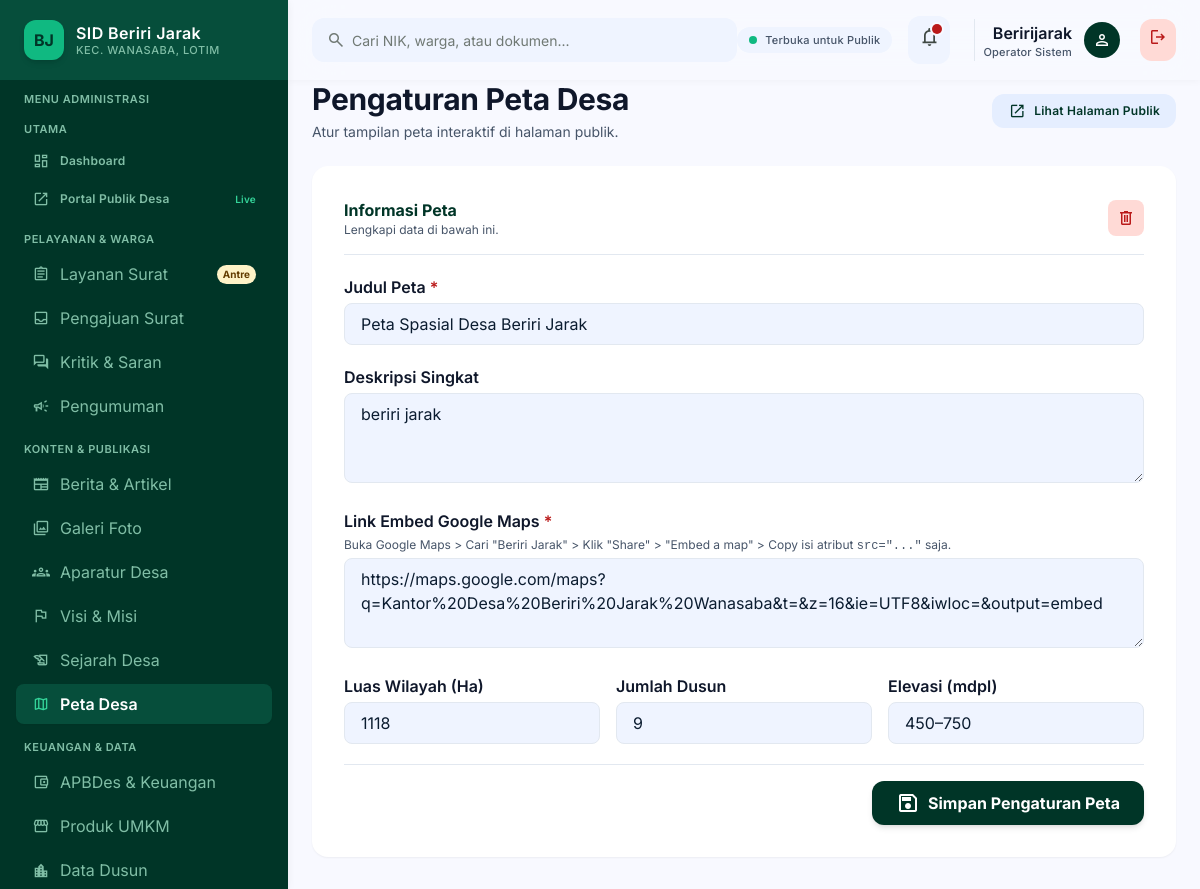
/dashboard/peta/ (signed in), run on the app's committed database.
### BJ/models.py (models this page shows, shortened)
class PetaDesa(models.Model):
    judul = models.CharField(max_length=200, default="Peta Spasial Desa Beriri Jarak")
    deskripsi = models.TextField(blank=True, null=True)
    link_embed_maps = models.TextField(help_text="Masukkan URL src dari iframe Google Maps (Share > Embed a map)")
    luas_wilayah = models.CharField(max_length=50, default="485,6", help_text="Cth: 485,6")
    jumlah_dusun = models.CharField(max_length=50, default="6", help_text="Cth: 6")
    elevasi = models.CharField(max_length=50, default="450–750", help_text="Cth: 450–750")
    tanggal_update = models.DateTimeField(auto_now=True)
    class Meta:
        verbose_name = "Konfigurasi Peta Desa"
        verbose_name_plural = "Konfigurasi Peta Desa"

### BJ/views.py (the view, shortened to what this page needs)
# urls.py: path('dashboard/peta/', views.kelola_peta, name='kelola_peta'),
@login_required(login_url='portal_masuk')
def kelola_peta(request):
    data_peta = PetaDesa.objects.first()
    return render(request, 'themes/admin/kelola_peta.html', {'data': data_peta})

### desa/templates/themes/admin/kelola_peta.html (shortened to what this page needs)
{% extends "themes/admin/base_admin.html" %}
{% load static %}
{% block content %}
<div class="flex flex-col w-full max-w-4xl mx-auto gap-space-lg">
    <div class="flex flex-col sm:flex-row sm:items-center justify-between gap-4">
        <div>
            <h1 class="font-headline-lg text-headline-lg font-bold text-text-primary">Pengaturan Peta Desa</h1>
            <p class="font-body-sm text-body-sm text-text-secondary mt-1">Atur tampilan peta interaktif di halaman publik.</p>
        </div>
        <a href="{% url 'wilayah' %}" target="_blank" class="inline-flex items-center gap-2 px-4 py-2 rounded-xl bg-surface-container text-primary font-label-md text-label-md hover:bg-surface-container-high transition-colors">
            <span class="material-symbols-outlined text-[18px]">open_in_new</span> Lihat Halaman Publik
        </a>
    </div>
    <form method="POST" class="bg-surface-pure rounded-2xl p-6 sm:p-8 shadow-sm flex flex-col gap-5">
        <div class="flex items-center justify-between pb-4 border-b border-border-subtle">
            <div>
                <h2 class="font-title-md font-bold text-primary">Informasi Peta</h2>
                <p class="text-xs text-text-secondary">Lengkapi data di bawah ini.</p>
            </div>
            {% if data %}
            <a href="{% url 'hapus_peta' %}" onclick="return confirm('Apakah Anda yakin ingin menghapus konfigurasi peta ini? Peta di halaman publik akan hilang.')" class="p-2 rounded-lg bg-error-container text-error hover:bg-error hover:text-on-error transition-colors flex items-center justify-center" title="Hapus Peta">
                <span class="material-symbols-outlined text-[20px]">delete</span>
            </a>
            {% endif %}
        </div>
        <div class="space-y-1">
            <label class="font-label-md font-semibold text-text-primary">Judul Peta <span class="text-error">*</span></label>
            <input type="text" name="judul" value="{{ data.judul|default:'Peta Spasial Desa Beriri Jarak' }}" required class="w-full px-4 py-2 rounded-lg bg-surface-container-low border border-border-subtle outline-none focus:ring-2 focus:ring-primary">
        </div>
        <div class="space-y-1">
            <label class="font-label-md font-semibold text-text-primary">Deskripsi Singkat</label>
            <textarea name="deskripsi" rows="3" class="w-full px-4 py-2 rounded-lg bg-surface-container-low border border-border-subtle outline-none focus:ring-2 focus:ring-primary">{{ data.deskripsi|default:'' }}</textarea>
        </div>
        <div class="space-y-1">
            <label class="font-label-md font-semibold text-text-primary">Link Embed Google Maps <span class="text-error">*</span></label>
            <p class="text-xs text-text-secondary mb-2">Buka Google Maps > Cari "Beriri Jarak" > Klik "Share" > "Embed a map" > Copy isi atribut <code>src="..."</code> saja.</p>
            <textarea name="link_embed_maps" rows="3" required class="w-full px-4 py-2 rounded-lg bg-surface-container-low border border-border-subtle outline-none focus:ring-2 focus:ring-primary" placeholder="https://www.google.com/maps/embed?pb=...">{{ data.link_embed_maps|default:'' }}</textarea>
        </div>
        <div class="grid grid-cols-1 sm:grid-cols-3 gap-4">
            <div class="space-y-1">
                <label class="font-label-md font-semibold text-text-primary">Luas Wilayah (Ha)</label>
                <input type="text" name="luas_wilayah" value="{{ data.luas_wilayah|default:'485,6' }}" class="w-full px-4 py-2 rounded-lg bg-surface-container-low border border-border-subtle outline-none">
            </div>
            <div class="space-y-1">
                <label class="font-label-md font-semibold text-text-primary">Jumlah Dusun</label>
                <input type="text" name="jumlah_dusun" value="{{ data.jumlah_dusun|default:'6' }}" class="w-full px-4 py-2 rounded-lg bg-surface-container-low border border-border-subtle outline-none">
            </div>
            <div class="space-y-1">
                <label class="font-label-md font-semibold text-text-primary">Elevasi (mdpl)</label>
                <input type="text" name="elevasi" value="{{ data.elevasi|default:'450–750' }}" class="w-full px-4 py-2 rounded-lg bg-surface-container-low border border-border-subtle outline-none">
            </div>
        </div>
        <div class="pt-4 border-t border-border-subtle flex justify-end gap-3">
            <button type="submit" class="px-6 py-2.5 rounded-xl bg-primary text-on-primary font-bold shadow-md flex items-center gap-2 hover:bg-secondary transition-colors">
                <span class="material-symbols-outlined">save</span> Simpan Pengaturan Peta
            </button>
        </div>
    </form>
</div>
{% endblock %}

### desa/templates/themes/admin/partials/header.html
<header class="fixed top-0 left-72 right-0 h-20 bg-surface/85 backdrop-blur-xl shadow-[0_1px_8px_rgba(0,0,0,0.04)] z-40 flex items-center justify-between px-space-lg">
    <div class="flex items-center gap-space-lg flex-1 max-w-xl">
        <div class="relative w-full">
            <span class="material-symbols-outlined absolute left-3.5 top-1/2 -translate-y-1/2 text-outline text-[20px]">search</span>
            <input class="w-full h-11 pl-10 pr-4 rounded-xl bg-surface-container-low text-on-surface font-body-sm text-body-sm placeholder:text-outline focus:outline-none focus:ring-2 focus:ring-accent-emerald transition-all" placeholder="Cari NIK, warga, atau dokumen..." type="text">
        </div>
    </div>
    <div class="flex items-center gap-space-md">
        <div class="hidden lg:flex items-center gap-2 px-3 py-1.5 rounded-full bg-surface-container-low">
            <span class="w-2 h-2 rounded-full bg-accent-emerald"></span>
            <span class="font-label-sm text-label-sm font-medium text-text-secondary">Terbuka untuk Publik</span>
        </div>
        <button class="relative p-2.5 rounded-xl bg-surface-container-low text-on-surface-variant hover:text-on-surface transition-colors" type="button">
            <span class="material-symbols-outlined text-[22px]">notifications</span>
            <span class="absolute top-2 right-2 w-2.5 h-2.5 bg-error rounded-full ring-2 ring-surface"></span>
        </button>
        <div class="flex items-center gap-3 pl-space-sm border-l border-border-subtle ml-2">
            <div class="text-right hidden sm:block">
                <div class="font-label-lg text-label-lg font-semibold text-text-primary capitalize">{{ request.user.username }}</div>
                <div class="font-label-sm text-label-sm text-text-secondary">Operator Sistem</div>
            </div>
            <div class="w-9 h-9 rounded-full bg-primary flex items-center justify-center">
                <span class="material-symbols-outlined text-on-primary text-[20px]">person</span>
            </div>
            <a href="{% url 'logout' %}" class="ml-2 p-2 rounded-xl bg-error-container text-error hover:bg-error hover:text-white transition-colors" title="Keluar Sistem">
                <span class="material-symbols-outlined text-[20px]">logout</span>
            </a>
        </div>
    </div>
</header>

### desa/templates/themes/admin/base_admin.html (style rules this page uses)
body { overscroll-behavior: none; }

### data on the page
PetaDesa: judul "Peta Spasial Desa Beriri Jarak", deskripsi "beriri jarak", link_embed_maps "https://maps.google.com/maps?q=Kantor%20Desa%20Beriri%20Jarak%20Wanasaba&t=&z=16&ie=UTF8&iwloc=&output=embed", luas_wilayah "1118", jumlah_dusun "9", elevasi "450–750"

### other printed values
{{ request.user.username }} "Beririjarak"
